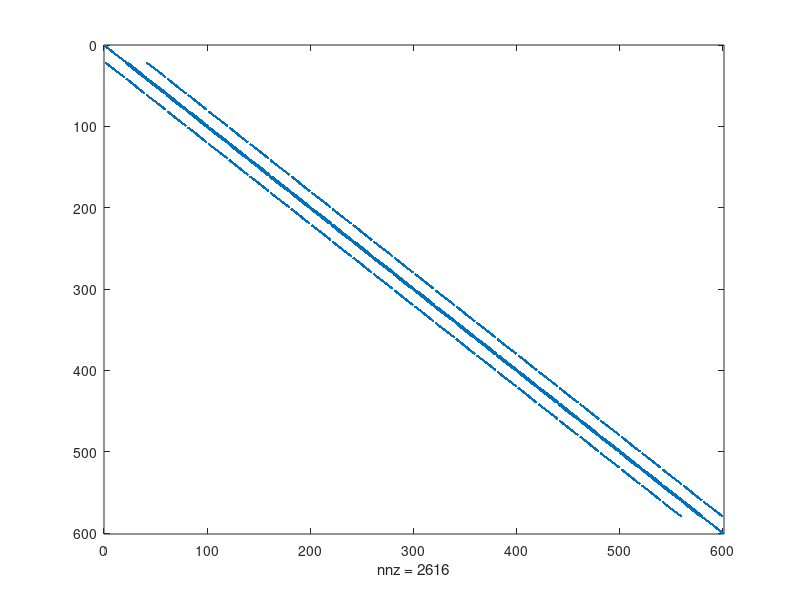
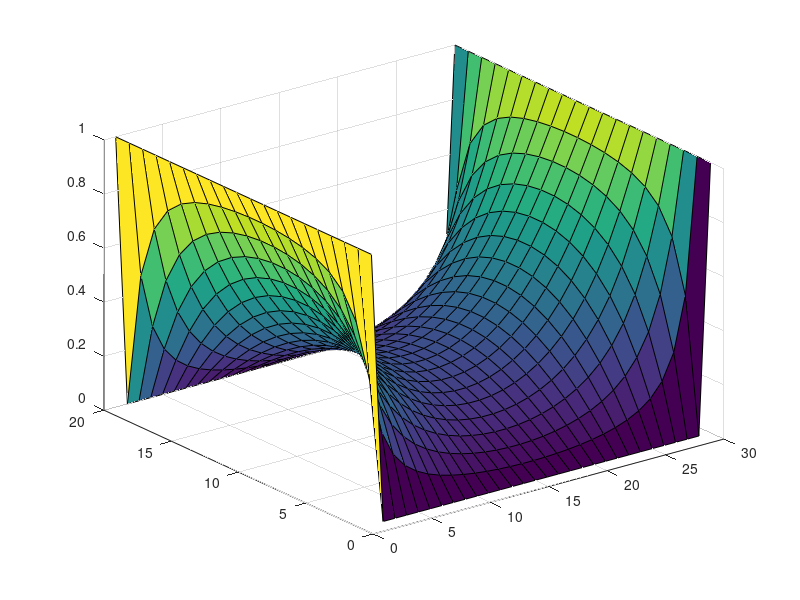
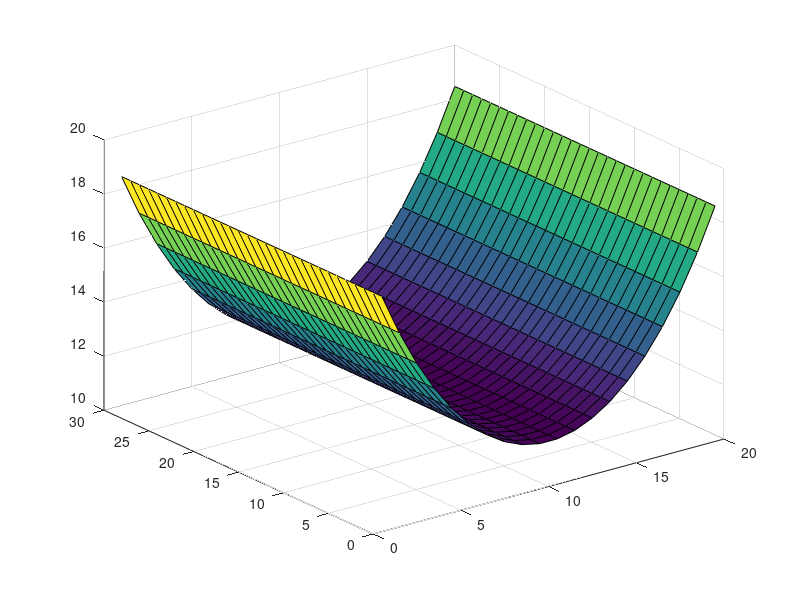

These charts were generated, in order, by the following MATLAB code:
clear
clc

nx = 20;
ny = 30;
Vo = 2;
delx = 1e-3;
dely = 1e-3;
Acond = 1;
Bcond = 10E-2;

G = sparse(nx*ny,nx*ny);
Vv = zeros(nx*ny,1);
V = zeros(nx,ny);
B = zeros((nx*ny),1);

cMap = zeros(nx*ny, nx*ny);

for j = 1:ny
    for i = 1:nx
        cMap(i,j) = Acond;
        if ((ny<15)&&(ny>5)&&(nx>20))|| ((ny<15)&&(ny>5)&&(nx<10))
            cMap(i,j) = Bcond;
        end
    end
end
        
        
        
        
%Initialize Left Boundary Conditions
for i = 1:nx
    B(i,1) = Vo;

end
        
%Set diagonal
for j = 1:ny
    for i = 1:nx
        n = i+(j-1)*nx;
        %Set the Boundary Nodes
        if j == 1
            G(n,:) = 0;
            G(n,n) = 1; 
            B(n,1) = 1;
            
        elseif j == ny
            G(n,:) = 0;
            G(n,n) = 1;
            B(n,1) = 1;
            
        elseif i == 1
            %Mapping
            nym = (i)+(j-2)*nx;
            nyp = (i)+(j)*nx;
            nxp = (i+1)+(j-1)*nx;
            G(n,n) = 1;
            B(n,1) = 0;
%             rym = (cMap(i,j) + cMap(i,j-1))/2;
%             ryp = (cMap(i,j) + cMap(i,j+1))/2;            
%             rxp = (cMap(i,j) + cMap(i+1,j))/2;
% 
%             G(n,n) = -(rxp+rym+ryp);
%             G(n,nym) = rym;
%             G(n,nyp) = ryp;
%             G(n,nxp) = rxp;
            
        elseif i == nx
            %Mapping
            nym = (i)+(j-2)*nx;
            nyp = (i)+(j)*nx;
            nxm = (i-1)+(j-1)*nx;
            G(n,n) = 1;
            B(n,1) = 0;
%             rym = (cMap(i,j) + cMap(i,j-1))/2;
%             ryp = (cMap(i,j) + cMap(i,j+1))/2;            
%             rxm = (cMap(i,j) + cMap(i-1,j))/2;
% 
%             G(n,n) = -(rxm+rym+ryp);
%             G(n,nym) = rym;
%             G(n,nyp) = ryp;
%             G(n,nxp) = rxp;            

        else
            %Mapping
            nym = (i)+(j-2)*nx;
            nyp = (i)+(j)*nx;
            nxm = (i-1)+(j-1)*nx;
            nxp = (i+1)+(j-1)*nx;

%             rym = (cMap(i,j) + cMap(i,j-1))/2;
%             ryp = (cMap(i,j) + cMap(i,j+1))/2;            
%             rxm = (cMap(i,j) + cMap(i-1,j))/2;        
%             rxp = (cMap(i,j) + cMap(i+1,j))/2;       
%       
%             
%             G(n,n) = -(rxm+rxp+rym+ryp);
%             G(n,nym) = rym;
%             G(n,nyp) = ryp;
%             G(n,nxm) = rxm;
%             G(n,nxp) = rxp; 
%             B(n,1) = 0;

            G(n,n) = -4;
            G(n,nym) = 1;
            G(n,nyp) = 1;
            G(n,nxm) = 1;
            G(n,nxp) = 1;
            B(n,1) = 0;
        end
   
    end
end

figure(1)
spy(G)
Vv = G\B;

for j = 1:ny
    for i = 1:nx
        n = i+(j-1)*nx;
        V(i,j) = Vv(n,1);
    end
end

figure(2)
surf(V)


%Analytical Soln

Vanal = zeros(ny,nx);
y = linspace(0,ny,ny);
x = linspace(-nx/2,nx/2, nx); 
a = ny;
b = nx;
[X,Y] = meshgrid(x,y);

for n = 1:2:100
    Vanal = Vanal +((4*Vo)/pi)* sum((1/n)*(cosh((n*pi*X)./a)./(cosh((n*pi*b)./a))).*sin((n*pi*Y./a)));
end

figure(3)
surf(Vanal)


% for j = 1:ny
%     for i = 1:nx
%         if j == 1
%             Ex(i,j) = (V(i,j+1)-V(i,j));
%         elseif j == ny
%             Ex(i,j) = (V(i,j)-V(i,j-1));
%         else
%             Ex(i,j) = (V(i,j+1)-V(i,j-1))*0.5;
%         end
%         if i == 1
%             Ey(i,j) = (V(i+1,j)-V(i,j));
%         elseif i == nx
%             Ey(i,j) = (V(i,j)-V(i-1,j));
%         else
%             Ey(i,j) = (V(i+1,j)-V(i-1,j))*0.5;
%         end
%     end
% end

% Ex = -Ex;
% Ey = -Ex;
% 
% eflowx = cMap.*Ex;
% eflowy = cMap *Ey;
% 
% C0 = sum(eflowx(1,:));
% Cnx = sum(eFLow(nx,:));
% Curr = (C0+Cnx)*0.5;





















